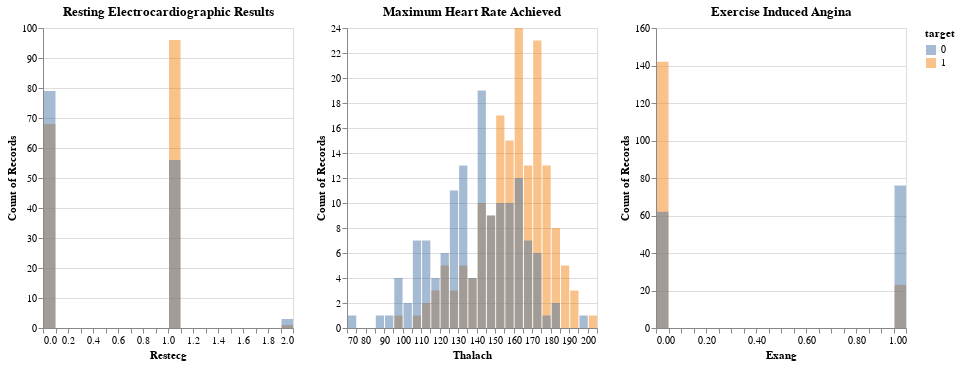

Notebook source saved alongside this figure:
### Code cell
plots[6]|plots[7]|plots[8]

### Figure 1 — Vega-Lite specification as saved in the notebook (floating-point values rounded to 4 significant figures; data arrays with more than 128 entries replaced by an {"elided": "..."} marker saying what was removed)
{"$schema": "https://vega.github.io/schema/vega-lite/v3.4.0.json", "config": {"mark": {"tooltip": null}, "view": {"height": 300, "width": 400}}, "data": {"name": "data-a24de27fcaca3464660850dd7c56a142"}, "datasets": {"data-a24de27fcaca3464660850dd7c56a142": {"elided": "303 records"}}, "hconcat": [{"encoding": {"color": {"field": "target", "type": "nominal"}, "x": {"bin": {"maxbins": 30}, "field": "restecg", "title": "Restecg", "type": "quantitative"}, "y": {"aggregate": "count", "stack": null, "type": "quantitative"}}, "mark": {"opacity": 0.5, "type": "bar"}, "title": "Resting Electrocardiographic Results", "width": 250}, {"encoding": {"color": {"field": "target", "type": "nominal"}, "x": {"bin": {"maxbins": 30}, "field": "thalach", "title": "Thalach", "type": "quantitative"}, "y": {"aggregate": "count", "stack": null, "type": "quantitative"}}, "mark": {"opacity": 0.5, "type": "bar"}, "title": "Maximum Heart Rate Achieved", "width": 250}, {"encoding": {"color": {"field": "target", "type": "nominal"}, "x": {"bin": {"maxbins": 30}, "field": "exang", "title": "Exang", "type": "quantitative"}, "y": {"aggregate": "count", "stack": null, "type": "quantitative"}}, "mark": {"opacity": 0.5, "type": "bar"}, "title": "Exercise Induced Angina", "width": 250}]}
